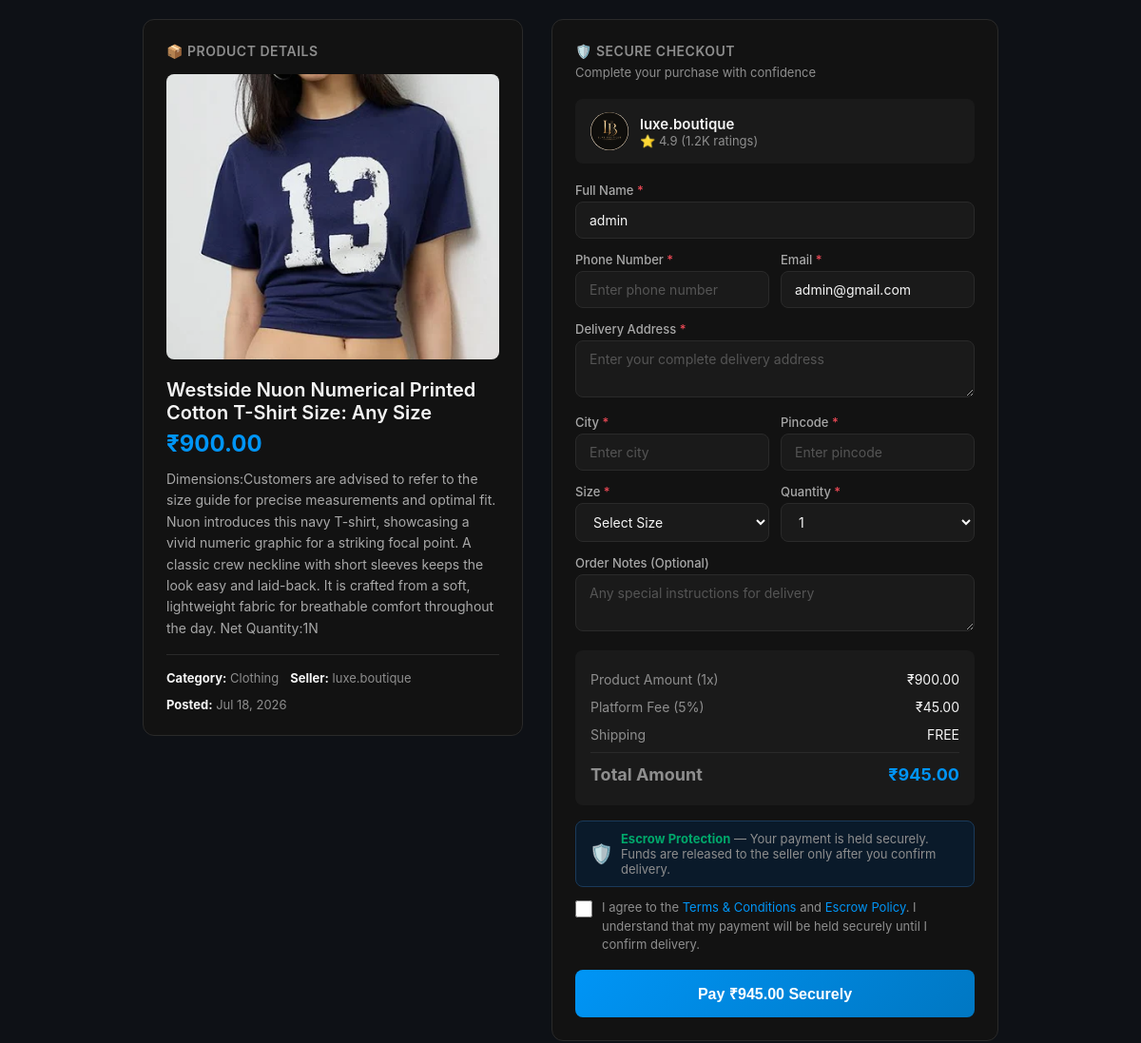
Page /checkout/5/ (signed in) on the earlier database version.
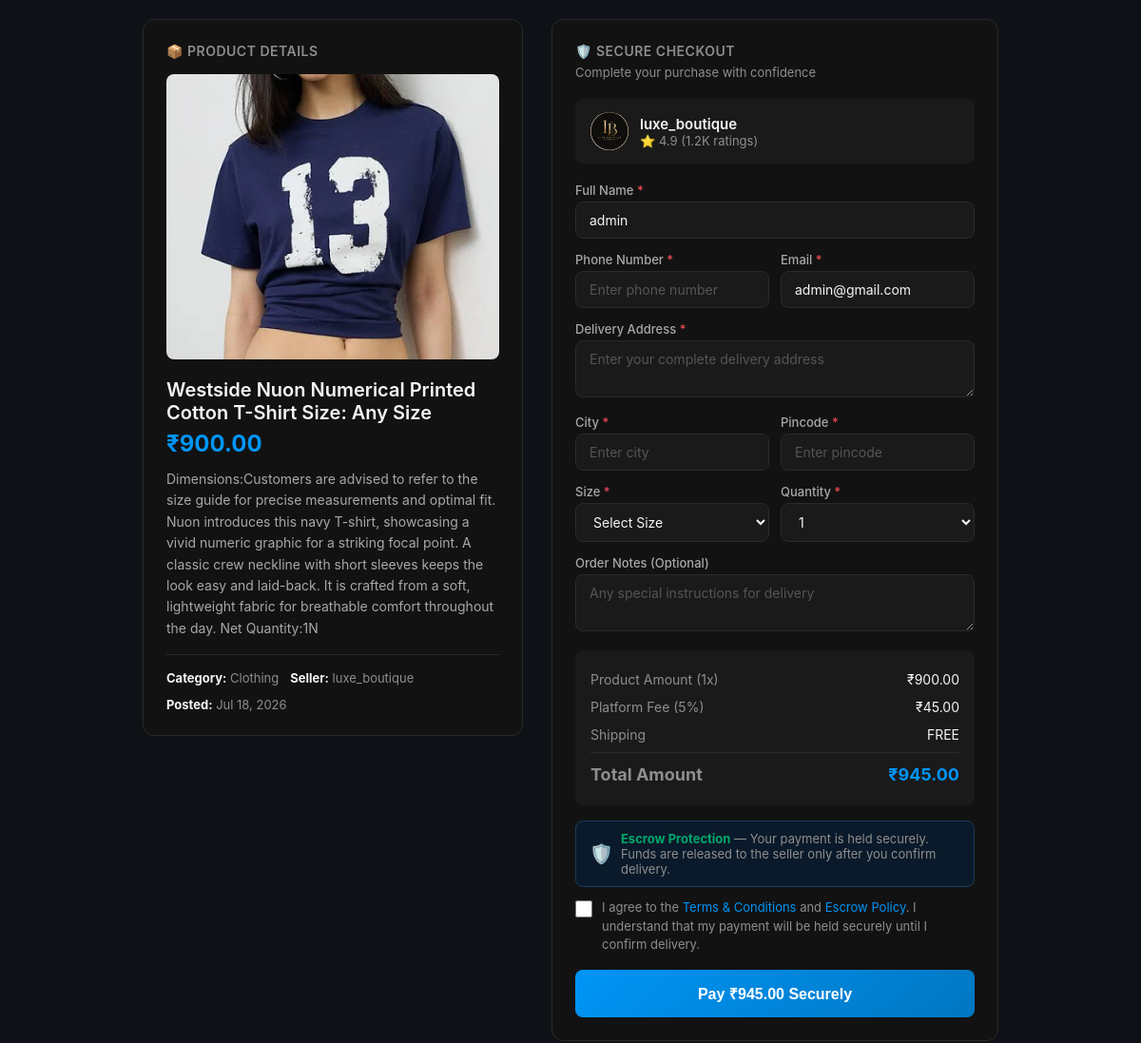
Same page on the later database version.
### shop/models.py (models this page shows, shortened)
class Product(models.Model):
    seller = models.ForeignKey(User, on_delete=models.CASCADE, related_name='products')
    name = models.CharField(max_length=200)
    description = models.TextField()
    price = models.DecimalField(max_digits=10, decimal_places=2)
    original_price = models.DecimalField(max_digits=10, decimal_places=2, blank=True, null=True)
    category = models.CharField(max_length=50, default='Clothing')
    image = models.ImageField(upload_to='products/', blank=True, null=True)
    created_at = models.DateTimeField(auto_now_add=True)

class User(AbstractUser):
    ROLE_CHOICES = (
        ('buyer', 'Buyer'),
        ('seller', 'Seller'),
    )
    role = models.CharField(max_length=10, choices=ROLE_CHOICES, default='buyer')
    profile_picture = models.ImageField(upload_to='profiles/', blank=True, null=True)
    bio = models.TextField(blank=True, null=True)
    website = models.URLField(blank=True, null=True)
    business_category = models.CharField(max_length=100, blank=True, null=True)
    location = models.CharField(max_length=200, blank=True, null=True)
    phone = models.CharField(max_length=20, blank=True, null=True)

### shop/views.py (the view, shortened to what this page needs)
# urls.py: path('checkout/<int:product_id>/', views.checkout_page, name='checkout'),
@login_required(login_url='login')
def checkout_page(request, product_id):
    product = get_object_or_404(Product, id=product_id)
    platform_fee = float(product.price) * 0.05
    shipping_charge = 0
    total_amount = float(product.price) + platform_fee + shipping_charge
    context = {
        'product': product,
        'platform_fee': platform_fee,
        'shipping_charge': shipping_charge,
        'total_amount': total_amount,
        'user': request.user,
    }
    return render(request, 'shop/checkout.html', context)

### shop/context_processors.py (called while the page is built)
def switchable_accounts(request):
    if not request.user.is_authenticated:
        return {'switchable_accounts': []}
    raw = request.COOKIES.get(COOKIE_NAME, '')
    try:
        ids = signing.loads(raw, salt=COOKIE_SALT) if raw else []
        if not isinstance(ids, list):
            ids = []
    except Exception:
        ids = []
    other_ids = [uid for uid in ids if uid != request.user.id]
    users = User.objects.filter(id__in=other_ids)
    return {'switchable_accounts': users}

### shop/templates/shop/checkout.html (shortened to what the changed rows need)
{% load static %}
<!DOCTYPE html>
<html>
<head>
</head>
<body>
    <div class="container">
        <div class="product-section">
            <div class="section-title">📦 Product Details</div>
            {% if product.image %}
                <img src="{{ product.image.url }}" alt="{{ product.name }}" class="product-image">
            {% else %}
                <div class="product-image-placeholder">📷 No Image Available</div>
            {% endif %}
            <div class="product-name">{{ product.name }}</div>
            <div class="product-price">
                ₹{{ product.price }}
            </div>
            <div class="product-description">{{ product.description }}</div>
            <div class="product-meta">
                <span class="meta-item"><strong>Category:</strong> {{ product.category }}</span>
                <span class="meta-item"><strong>Seller:</strong> {{ product.seller.username }}</span>
                <span class="meta-item"><strong>Posted:</strong> {{ product.created_at|date:"M d, Y" }}</span>
            </div>
        </div>
        <div class="checkout-section">
            <div class="seller-info">
                <div class="seller-avatar">
                    {% if product.seller.profile_picture %}
                        <img src="{{ product.seller.profile_picture.url }}" alt="{{ product.seller.username }}">
                    {% else %}
                        🏪
                    {% endif %}
                </div>
                <div>
                    <div class="seller-name">{{ product.seller.username }}</div>
                    <div class="seller-rating">⭐ 4.9 (1.2K ratings)</div>
                </div>
            </div>
        </div>
    </div>
</body>
</html>

Differences in the rows shown:
changed through a linked row, Product "Westside Nuon Numerical Printed Cotton T-Shirt Size: Any Size": seller.username "luxe.boutique" → "luxe_boutique"
